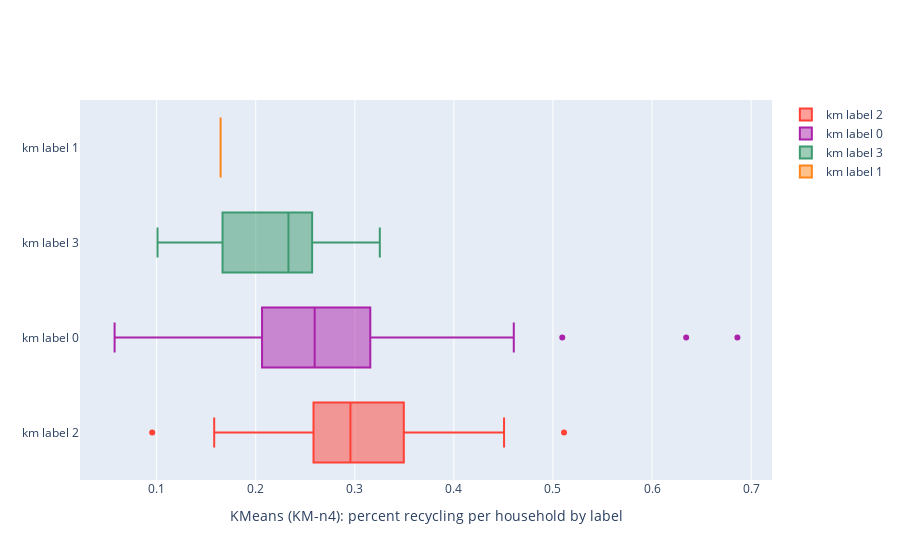

Notebook code for this chart:
### Code cell
layout = Layout(
    boxgap=0.1,
    height = 600
)
fig = go.Figure(layout=layout)


fig.add_trace(go.Box(
    x=km_n4_label2['%recycle/hh'],
    name='km label 2',
    marker_color='#FF4136'
))
fig.add_trace(go.Box(
    x=km_n4_label0['%recycle/hh'],
    name='km label 0',
    marker_color='#AA22AA'
))
fig.add_trace(go.Box(
    x=km_n4_label3['%recycle/hh'],
    name='km label 3',
    marker_color='#3D9970'
))
fig.add_trace(go.Box(
    x=km_n4_label1['%recycle/hh'],
    name='km label 1',
    marker_color='#FF851B'
))

fig.update_layout(
    xaxis=dict(title='KMeans (KM-n4): percent recycling per household by label', zeroline=False),
    boxmode='overlay'
)

fig.update_traces(orientation='h') # horizontal box plots

fig.show()

### Figure 1 — Plotly figure (JSON) as saved in the notebook; plotly's stock layout.template omitted (floating-point values rounded to 4 significant figures; data arrays with more than 128 entries replaced by an {"elided": "..."} marker saying what was removed)
{"data": [{"marker": {"color": "#FF4136"}, "name": "km label 2", "orientation": "h", "type": "box", "x": [0.3104, 0.2911, 0.3811, 0.2583, 0.3024, 0.2997, 0.3024, 0.3388, 0.3591, 0.2842, 0.2415, 0.2284, 0.267, 0.5112, 0.2697, 0.4506, 0.3985, 0.3053, 0.3077, 0.3933, 0.1581, 0.2852, 0.1995, 0.2901, 0.3412, 0.3145, 0.3417, 0.3442, 0.2939, 0.2631, 0.2012, 0.425, 0.2797, 0.372, 0.2587, 0.3164, 0.1603, 0.3549, 0.2158, 0.425, 0.3596, 0.2857, 0.3496, 0.2973, 0.2248, 0.3495, 0.3625, 0.09552, 0.2916, 0.2146, 0.3305, 0.2824, 0.2508, 0.3233, 0.275, 0.2756, 0.2237, 0.3993, 0.2308, 0.3721, 0.2444, 0.3123, 0.3685, 0.2554, 0.21, 0.2928]}, {"marker": {"color": "#AA22AA"}, "name": "km label 0", "orientation": "h", "type": "box", "x": {"elided": "182 float values"}}, {"marker": {"color": "#3D9970"}, "name": "km label 3", "orientation": "h", "type": "box", "x": [0.2266, 0.3252, 0.2949, 0.2522, 0.2405, 0.2937, 0.1009, 0.2104, 0.1889, 0.2569, 0.2528, 0.1251, 0.2038, 0.1665, 0.1038, 0.1633, 0.2781, 0.1443, 0.2443, 0.1893, 0.2395, 0.271]}, {"marker": {"color": "#FF851B"}, "name": "km label 1", "orientation": "h", "type": "box", "x": [0.1645]}], "layout": {"autosize": true, "boxgap": 0.1, "boxmode": "overlay", "xaxis": {"autorange": true, "range": [0.02265, 0.721], "title": {"text": "KMeans (KM-n4): percent recycling per household by label"}, "type": "linear", "zeroline": false}, "yaxis": {"autorange": true, "range": [-0.5, 3.5], "type": "category"}}}
